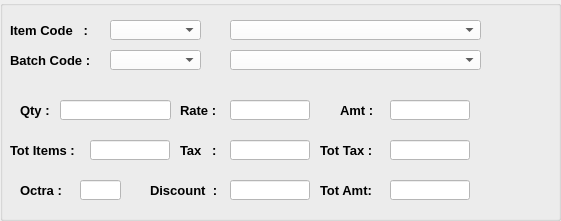
  <widget class="QGroupBox" name="groupBox_17">
   <property name="geometry">
    <rect>
     <x>10</x>
     <y>560</y>
     <width>561</width>
     <height>221</height>
    </rect>
   </property>
   <property name="styleSheet">
    <string notr="true">

QGroupBox
{
border:1px solid Black;
};

background-color: rgb(250, 210, 255);</string>
   </property>
   <property name="title">
    <string/>
   </property>
   <widget class="QLabel" name="Item_code_lbl">
    <property name="geometry">
     <rect>
      <x>10</x>
      <y>20</y>
      <width>91</width>
      <height>20</height>
     </rect>
    </property>
    <property name="font">
     <font>
      <pointsize>10</pointsize>
      <weight>75</weight>
      <bold>true</bold>
     </font>
    </property>
    <property name="text">
     <string>Item Code   :</string>
    </property>
   </widget>
   <widget class="QLabel" name="Batch_code_lbl">
    <property name="geometry">
     <rect>
      <x>10</x>
      <y>50</y>
      <width>81</width>
      <height>20</height>
     </rect>
    </property>
    <property name="font">
     <font>
      <pointsize>10</pointsize>
      <weight>75</weight>
      <bold>true</bold>
     </font>
    </property>
    <property name="text">
     <string>Batch Code :</string>
    </property>
   </widget>
   <widget class="QComboBox" name="Item_code_combo1">
    <property name="geometry">
     <rect>
      <x>110</x>
      <y>20</y>
      <width>91</width>
      <height>20</height>
     </rect>
    </property>
    <property name="font">
     <font>
      <pointsize>10</pointsize>
      <weight>75</weight>
      <bold>true</bold>
     </font>
    </property>
    <property name="styleSheet">
     <string notr="true">background-color: rgb(255, 255, 255);</string>
    </property>
   </widget>
   <widget class="QComboBox" name="Batch_code_combo1">
    <property name="geometry">
     <rect>
      <x>110</x>
      <y>50</y>
      <width>91</width>
      <height>20</height>
     </rect>
    </property>
    <property name="font">
     <font>
      <pointsize>10</pointsize>
      <weight>75</weight>
      <bold>true</bold>
     </font>
    </property>
    <property name="styleSheet">
     <string notr="true">background-color: rgb(255, 255, 255);</string>
    </property>
   </widget>
   <widget class="QComboBox" name="Item_code_combo2">
    <property name="geometry">
     <rect>
      <x>230</x>
      <y>20</y>
      <width>251</width>
      <height>20</height>
     </rect>
    </property>
    <property name="font">
     <font>
      <pointsize>10</pointsize>
      <weight>75</weight>
      <bold>true</bold>
     </font>
    </property>
    <property name="styleSheet">
     <string notr="true">background-color: rgb(255, 255, 255);</string>
    </property>
   </widget>
   <widget class="QComboBox" name="Batch_code_combo2">
    <property name="geometry">
     <rect>
      <x>230</x>
      <y>50</y>
      <width>251</width>
      <height>20</height>
     </rect>
    </property>
    <property name="font">
     <font>
      <pointsize>10</pointsize>
      <weight>75</weight>
      <bold>true</bold>
     </font>
    </property>
    <property name="styleSheet">
     <string notr="true">background-color: rgb(255, 255, 255);</string>
    </property>
   </widget>
   <widget class="QLabel" name="Qty_lbl">
    <property name="geometry">
     <rect>
      <x>20</x>
      <y>100</y>
      <width>31</width>
      <height>20</height>
     </rect>
    </property>
    <property name="font">
     <font>
      <pointsize>10</pointsize>
      <weight>75</weight>
      <bold>true</bold>
     </font>
    </property>
    <property name="text">
     <string>Qty :</string>
    </property>
   </widget>
   <widget class="QLineEdit" name="Qty_txt">
    <property name="geometry">
     <rect>
      <x>60</x>
      <y>100</y>
      <width>111</width>
      <height>20</height>
     </rect>
    </property>
    <property name="font">
     <font>
      <pointsize>10</pointsize>
     </font>
    </property>
    <property name="styleSheet">
     <string notr="true">background-color: rgb(255, 255, 255);</string>
    </property>
   </widget>
   <widget class="QLabel" name="Rate_lbl">
    <property name="geometry">
     <rect>
      <x>180</x>
      <y>100</y>
      <width>41</width>
      <height>20</height>
     </rect>
    </property>
    <property name="font">
     <font>
      <pointsize>10</pointsize>
      <weight>75</weight>
      <bold>true</bold>
     </font>
    </property>
    <property name="text">
     <string>Rate :</string>
    </property>
   </widget>
   <widget class="QLineEdit" name="Rate_txt">
    <property name="geometry">
     <rect>
      <x>230</x>
      <y>100</y>
      <width>80</width>
      <height>20</height>
     </rect>
    </property>
    <property name="font">
     <font>
      <pointsize>10</pointsize>
     </font>
    </property>
    <property name="styleSheet">
     <string notr="true">background-color: rgb(255, 255, 255);</string>
    </property>
   </widget>
   <widget class="QLabel" name="Amt_lbl">
    <property name="geometry">
     <rect>
      <x>340</x>
      <y>100</y>
      <width>41</width>
      <height>20</height>
     </rect>
    </property>
    <property name="font">
     <font>
      <pointsize>10</pointsize>
      <weight>75</weight>
      <bold>true</bold>
     </font>
    </property>
    <property name="text">
     <string>Amt :</string>
    </property>
   </widget>
   <widget class="QLineEdit" name="Amt_txt">
    <property name="geometry">
     <rect>
      <x>390</x>
      <y>100</y>
      <width>80</width>
      <height>20</height>
     </rect>
    </property>
    <property name="font">
     <font>
      <pointsize>10</pointsize>
     </font>
    </property>
    <property name="styleSheet">
     <string notr="true">background-color: rgb(255, 255, 255);</string>
    </property>
   </widget>
   <widget class="QLabel" name="Tot_items_lbl">
    <property name="geometry">
     <rect>
      <x>10</x>
      <y>140</y>
      <width>81</width>
      <height>20</height>
     </rect>
    </property>
    <property name="font">
     <font>
      <pointsize>10</pointsize>
      <weight>75</weight>
      <bold>true</bold>
     </font>
    </property>
    <property name="text">
     <string>Tot Items :</string>
    </property>
   </widget>
   <widget class="QLineEdit" name="Tot_Items_txt">
    <property name="geometry">
     <rect>
      <x>90</x>
      <y>140</y>
      <width>80</width>
      <height>20</height>
     </rect>
    </property>
    <property name="font">
     <font>
      <pointsize>10</pointsize>
     </font>
    </property>
    <property name="styleSheet">
     <string notr="true">background-color: rgb(255, 255, 255);</string>
    </property>
   </widget>
   <widget class="QLabel" name="Tax_lbl">
    <property name="geometry">
     <rect>
      <x>180</x>
      <y>140</y>
      <width>41</width>
      <height>20</height>
     </rect>
    </property>
    <property name="font">
     <font>
      <pointsize>10</pointsize>
      <weight>75</weight>
      <bold>true</bold>
     </font>
    </property>
    <property name="text">
     <string>Tax   :</string>
    </property>
   </widget>
   <widget class="QLineEdit" name="Tax_txt">
    <property name="geometry">
     <rect>
      <x>230</x>
      <y>140</y>
      <width>80</width>
      <height>20</height>
     </rect>
    </property>
    <property name="font">
     <font>
      <pointsize>10</pointsize>
     </font>
    </property>
    <property name="styleSheet">
     <string notr="true">background-color: rgb(255, 255, 255);</string>
    </property>
   </widget>
   <widget class="QLabel" name="Tot_tax_lbl">
    <property name="geometry">
     <rect>
      <x>320</x>
      <y>140</y>
      <width>61</width>
      <height>20</height>
     </rect>
    </property>
    <property name="font">
     <font>
      <pointsize>10</pointsize>
      <weight>75</weight>
      <bold>true</bold>
     </font>
    </property>
    <property name="text">
     <string>Tot Tax :</string>
    </property>
   </widget>
   <widget class="QLineEdit" name="Tot_Tax_txt">
    <property name="geometry">
     <rect>
      <x>390</x>
      <y>140</y>
      <width>80</width>
      <height>20</height>
     </rect>
    </property>
    <property name="font">
     <font>
      <pointsize>10</pointsize>
     </font>
    </property>
    <property name="styleSheet">
     <string notr="true">background-color: rgb(255, 255, 255);</string>
    </property>
   </widget>
   <widget class="QLabel" name="Octra_lbl">
    <property name="geometry">
     <rect>
      <x>20</x>
      <y>180</y>
      <width>51</width>
      <height>20</height>
     </rect>
    </property>
    <property name="font">
     <font>
      <pointsize>10</pointsize>
      <weight>75</weight>
      <bold>true</bold>
     </font>
    </property>
    <property name="text">
     <string>Octra :</string>
    </property>
   </widget>
   <widget class="QLineEdit" name="Octra_txt">
    <property name="geometry">
     <rect>
      <x>80</x>
      <y>180</y>
      <width>41</width>
      <height>20</height>
     </rect>
    </property>
    <property name="font">
     <font>
      <pointsize>10</pointsize>
     </font>
    </property>
    <property name="styleSheet">
     <string notr="true">background-color: rgb(255, 255, 255);</string>
    </property>
   </widget>
   <widget class="QLabel" name="Discount_lbl">
    <property name="geometry">
     <rect>
      <x>150</x>
      <y>180</y>
      <width>71</width>
      <height>20</height>
     </rect>
    </property>
    <property name="font">
     <font>
      <pointsize>10</pointsize>
      <weight>75</weight>
      <bold>true</bold>
     </font>
    </property>
    <property name="text">
     <string>Discount  :</string>
    </property>
   </widget>
   <widget class="QLineEdit" name="Discount_txt">
    <property name="geometry">
     <rect>
      <x>230</x>
      <y>180</y>
      <width>80</width>
      <height>20</height>
     </rect>
    </property>
    <property name="font">
     <font>
      <pointsize>10</pointsize>
     </font>
    </property>
    <property name="styleSheet">
     <string notr="true">background-color: rgb(255, 255, 255);</string>
    </property>
   </widget>
   <widget class="QLabel" name="Tot_Amt_lbl">
    <property name="geometry">
     <rect>
      <x>320</x>
      <y>180</y>
      <width>61</width>
      <height>20</height>
     </rect>
    </property>
    <property name="font">
     <font>
      <pointsize>10</pointsize>
      <weight>75</weight>
      <bold>true</bold>
     </font>
    </property>
    <property name="text">
     <string>Tot Amt:</string>
    </property>
   </widget>
   <widget class="QLineEdit" name="Tot_Amt_txt">
    <property name="geometry">
     <rect>
      <x>390</x>
      <y>180</y>
      <width>80</width>
      <height>20</height>
     </rect>
    </property>
    <property name="font">
     <font>
      <pointsize>10</pointsize>
     </font>
    </property>
    <property name="styleSheet">
     <string notr="true">background-color: rgb(255, 255, 255);</string>
    </property>
   </widget>
  </widget>
